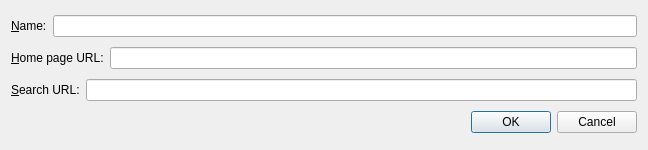
<?xml version="1.0" encoding="UTF-8"?>
<ui version="4.0">
 <class>SiteDialog</class>
 <widget class="QDialog" name="SiteDialog">
  <property name="geometry">
   <rect>
    <x>0</x>
    <y>0</y>
    <width>648</width>
    <height>150</height>
   </rect>
  </property>
  <property name="windowTitle">
   <string>Edit Site</string>
  </property>
  <layout class="QVBoxLayout" name="verticalLayout">
   <item>
    <layout class="QHBoxLayout" name="horizontalLayout">
     <item>
      <widget class="QLabel" name="label">
       <property name="text">
        <string>&amp;Name:</string>
       </property>
       <property name="buddy">
        <cstring>name_edit</cstring>
       </property>
      </widget>
     </item>
     <item>
      <widget class="QLineEdit" name="name_edit"/>
     </item>
    </layout>
   </item>
   <item>
    <layout class="QHBoxLayout" name="horizontalLayout_2">
     <item>
      <widget class="QLabel" name="label_2">
       <property name="text">
        <string>&amp;Home page URL:</string>
       </property>
       <property name="buddy">
        <cstring>home_edit</cstring>
       </property>
      </widget>
     </item>
     <item>
      <widget class="QLineEdit" name="home_edit"/>
     </item>
    </layout>
   </item>
   <item>
    <layout class="QHBoxLayout" name="horizontalLayout_3">
     <item>
      <widget class="QLabel" name="label_3">
       <property name="text">
        <string>&amp;Search URL:</string>
       </property>
       <property name="buddy">
        <cstring>search_edit</cstring>
       </property>
      </widget>
     </item>
     <item>
      <widget class="QLineEdit" name="search_edit"/>
     </item>
    </layout>
   </item>
   <item>
    <widget class="QDialogButtonBox" name="buttonBox">
     <property name="orientation">
      <enum>Qt::Horizontal</enum>
     </property>
     <property name="standardButtons">
      <set>QDialogButtonBox::Cancel|QDialogButtonBox::Ok</set>
     </property>
    </widget>
   </item>
  </layout>
 </widget>
 <tabstops>
  <tabstop>name_edit</tabstop>
  <tabstop>home_edit</tabstop>
  <tabstop>search_edit</tabstop>
  <tabstop>buttonBox</tabstop>
 </tabstops>
 <resources/>
 <connections>
  <connection>
   <sender>buttonBox</sender>
   <signal>accepted()</signal>
   <receiver>SiteDialog</receiver>
   <slot>accept()</slot>
   <hints>
    <hint type="sourcelabel">
     <x>248</x>
     <y>254</y>
    </hint>
    <hint type="destinationlabel">
     <x>157</x>
     <y>274</y>
    </hint>
   </hints>
  </connection>
  <connection>
   <sender>buttonBox</sender>
   <signal>rejected()</signal>
   <receiver>SiteDialog</receiver>
   <slot>reject()</slot>
   <hints>
    <hint type="sourcelabel">
     <x>316</x>
     <y>260</y>
    </hint>
    <hint type="destinationlabel">
     <x>286</x>
     <y>274</y>
    </hint>
   </hints>
  </connection>
 </connections>
</ui>
